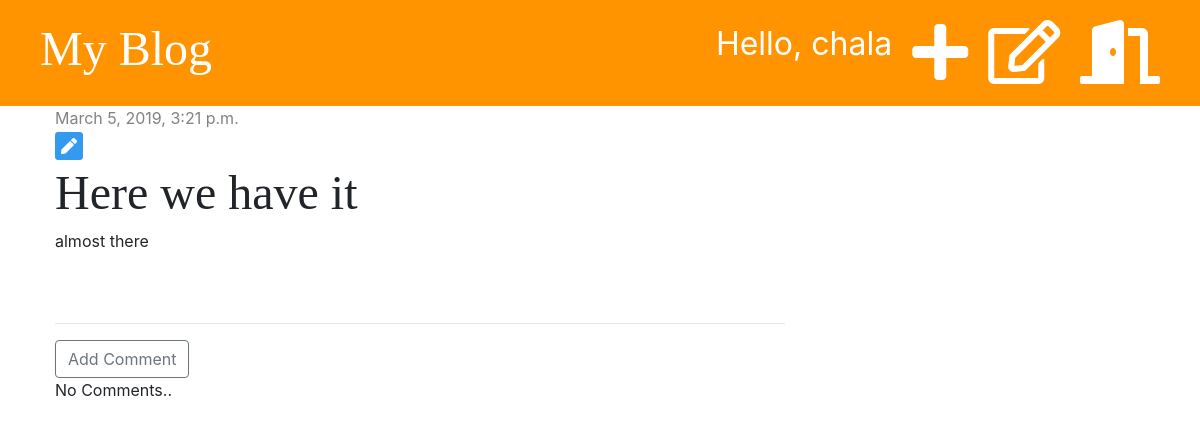
/post/9/ (signed in), run on the app's committed database.
### blog/models.py (models this page shows, shortened)
class Post(models.Model):
    author = models.ForeignKey('auth.User', on_delete=models.CASCADE)
    title = models.CharField(max_length=200)
    text = models.TextField()
    created_date = models.DateTimeField(default=timezone.now)
    published_date = models.DateTimeField(blank=True, null=True)

### blog/views.py (the view)
# urls.py: path('post/<int:pk>/', views.post_detail, name='post_detail'),
def post_detail(request, pk):
    post = get_object_or_404(Post, pk=pk)
    stuff_for_frontend = {'post': post}
    return render(request, 'blog/post_detail.html', stuff_for_frontend)

### blog/templates/blog/post_detail.html (shortened to what this page needs)
{% extends 'blog/base.html' %}
{% block content %}
    <div class="post">
        {% if post.published_date %}
            <div class="date">
                {{ post.published_date }}
            </div>
        {% else %}
            <a href="{% url 'post_publish' pk=post.pk %}" class="btn btn-primary">Publish</a>
        {% endif %}
        {% if user.is_authenticated %}
            <a href="{% url 'post_edit' pk=post.pk %}"><i class="fas fa-pen-square fa-2x" style="color: #339af0;"></i></a>
        {% endif %}
        <h1>{{ post.title }}</h1>
        <p>{{ post.text|linebreaksbr }}</p>
    </div>
    <hr>
    <a href="{% url 'add_comment_to_post' pk=post.pk %}" class="btn btn-outline-secondary">Add Comment</a>
    {% for comment in post.comments.all %}
        <div class="comment">
            <a href="{% url 'comment_remove' pk=comment.pk %}" style="color: red"><i class="far fa-minus-square"></i></a>
            <strong>{{ comment.author }}</strong>
            <div class="date">
                <p>{{ comment.created_date }}</p>
            </div>
            <p>{{ comment.text }}</p>
        </div>
    {% empty %}
        <p>No Comments..</p>
    {% endfor %}
{% endblock %}

### blog/templates/blog/base.html (shortened to what this page needs)
{% load staticfiles %}
<!DOCTYPE html>
<html lang="en">
<head>
    <link rel="stylesheet" href="https://stackpath.bootstrapcdn.com/bootstrap/4.3.1/css/bootstrap.min.css">
    <link rel="stylesheet" href="{% static 'css/blog.css' %}">
    <link rel="stylesheet" href="https://use.fontawesome.com/releases/v5.7.2/css/all.css">
</head>
<body>
<div class="page-header">
    {% if user.is_authenticated %}
        <a href="{% url 'logout' %}" class="top-menu"><i class="fas fa-door-open fa-2x"></i></a>
        <a href="{% url 'post_draft_list' %}" class="top-menu"><i class="far fa-edit fa-2x"></i></a>
        <a href="{% url 'post_new' %}" class="top-menu"><i class="fas fa-plus fa-2x"></i></a>
        <p class="top-menu">Hello, {{ user.username }}</p>
    {% else %}
        <a href="{% url 'login' %}" class="top-menu"><i class="fas fa-sign-in-alt fa-2x"></i></a>
    {% endif %}
    <h1><a href="{% url 'post_list' %}">My Blog</a></h1>
</div>
<div class="content container">
    <div class="row">
        <div class="col-md-8">
            {% block content %}
            {% endblock %}
        </div>
    </div>
</div>
</body>
</html>

### blog/static/css/blog.css (style rules this page uses)
.page-header { background-color: #ff9400; margin-top: 0; padding: 20px 20px 20px 40px; }
.page-header h1, .page-header h1 a { color: #ffffff; font-size: 36pt; text-decoration: none; }
.content { margin-left: 40px; }
h1, h2, h3, h4 { font-family: 'Tangerine', 'Inconsolata', 'Droid Sans', serif; font-size: 48px; }
.date { color: #828282; }
.post { margin-bottom: 70px; }
.top-menu, .top-menu:hover { color: #ffffff; float: right; font-size: 24pt; margin-right: 20px; }

### data on the page
Post: published_date "March 5, 2019, 3:21 p.m.", title "Here we have it", text "almost there"

### other printed values
{{ user.username }} "chala"
